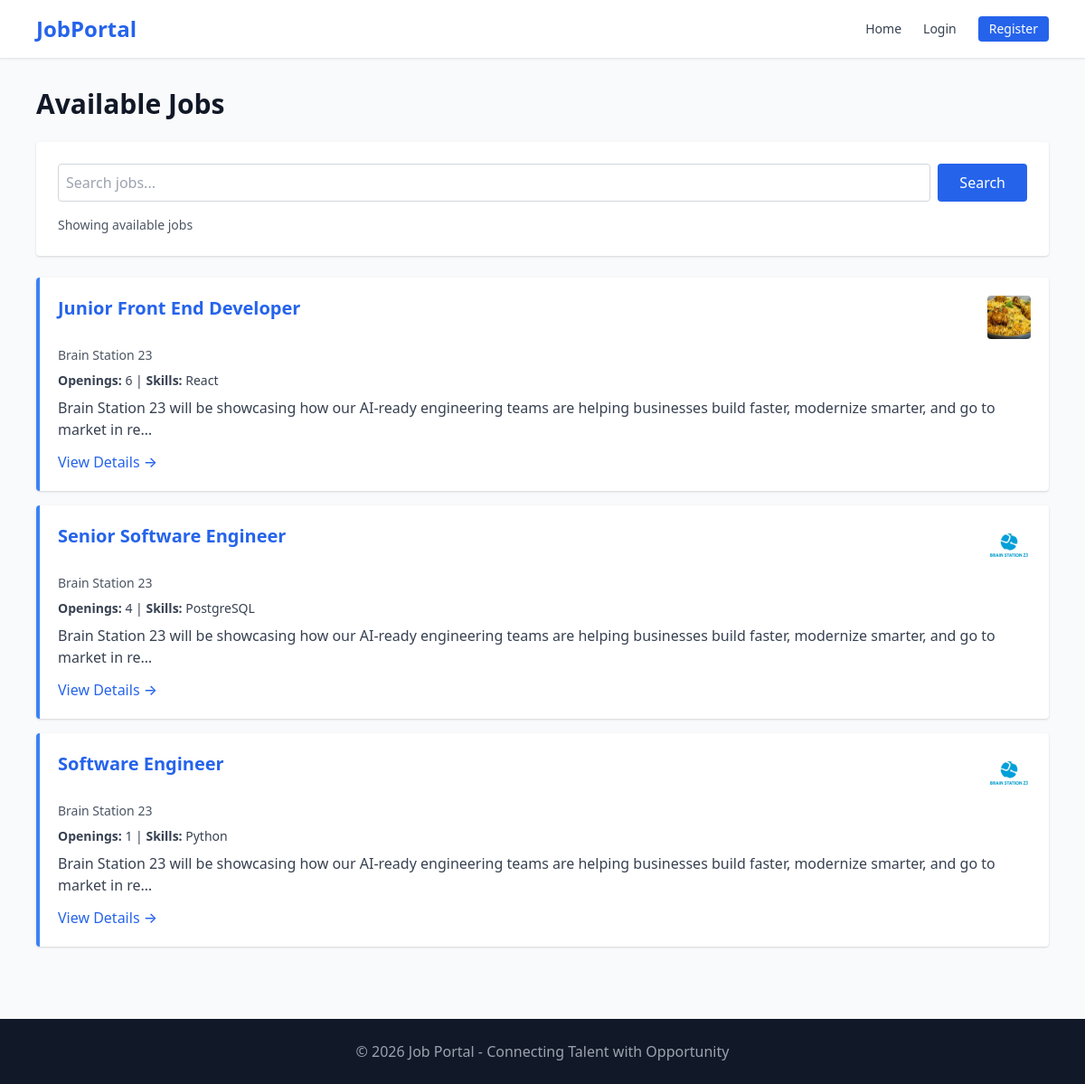
The app's page /jobs/, older data.
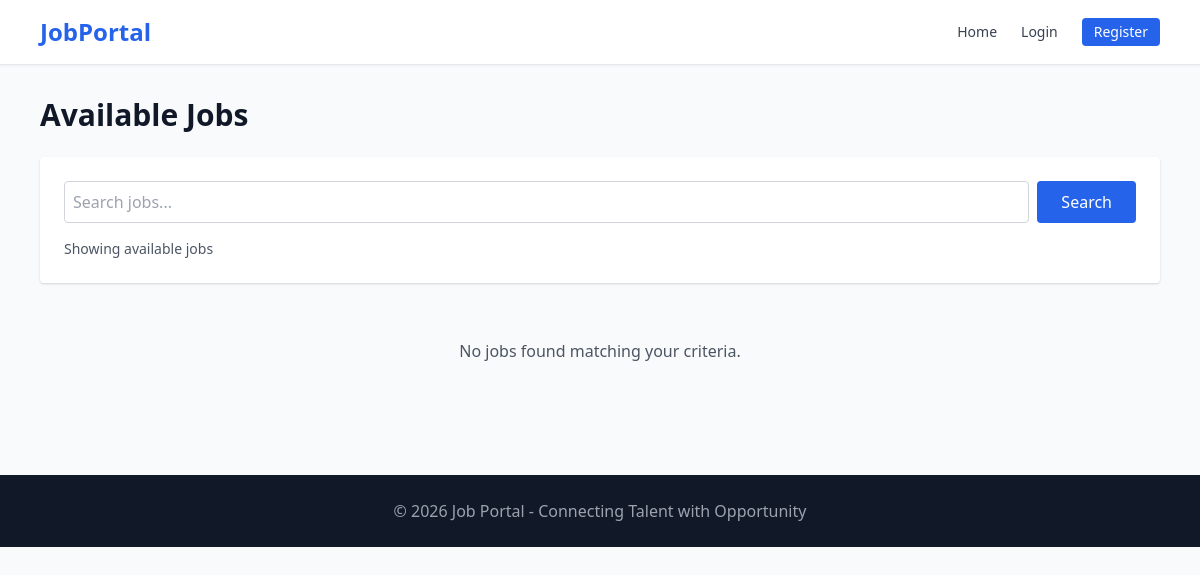
The same page, newer data.
### jobs/models.py (models this page shows)
class Job(models.Model):
    recruiter=models.ForeignKey(User,on_delete=models.CASCADE)
    title=models.CharField(max_length=200)
    description=models.TextField()
    skills=models.TextField()
    openings=models.IntegerField()
    company_logo=models.ImageField(upload_to='company_logos/', null=True, blank=True)
    created_at=models.DateTimeField(auto_now_add=True)
    class Meta:
        ordering=['-created_at']

### accounts/models.py (models this page shows)
class User(AbstractUser):
    USER_TYPE=(('RECRUITER','Recruiter'),('JOBSEEKER','Jobseeker'))
    user_type=models.CharField(max_length=20,choices=USER_TYPE)

class RecruiterProfile(models.Model):
    user=models.OneToOneField(User,on_delete=models.CASCADE)
    company_name=models.CharField(max_length=200)
    company_description=models.TextField()

### jobs/views.py (the view)
# urls.py: path('',views.job_list,name='job_list'),
def job_list(request):
    q=request.GET.get('q','').strip()
    view_type=request.GET.get('view','all')
    jobs=Job.objects.all()
    if q:
        jobs=jobs.filter(title__icontains=q) | jobs.filter(skills__icontains=q) | jobs.filter(description__icontains=q)
    matched_jobs = []
    if view_type == 'matched' and request.user.is_authenticated and request.user.user_type == 'JOBSEEKER':
        try:
            user_skills = request.user.jobseekerprofile.skills.lower().split(',')
            user_skills = set([s.strip() for s in user_skills if s.strip()])
            for job in jobs:
                job_skills = set([s.strip().lower() for s in job.skills.split(',') if s.strip()])
                if user_skills & job_skills:
                    matched_jobs.append(job)
        except:
            matched_jobs = list(jobs)
    else:
        matched_jobs = list(jobs)
    return render(request,'jobs/list.html',{
        'jobs':matched_jobs,
        'query':q,
        'view_type':view_type,
        'show_skill_match': request.user.is_authenticated and request.user.user_type == 'JOBSEEKER'
    })

### templates/jobs/list.html (shortened to what this page needs)
{% extends "base.html" %}
{% block content %}
<div class="flex justify-between items-center mb-6">
  <h1 class="text-3xl font-bold">Available Jobs</h1>
</div>
<div class="bg-white p-6 rounded shadow mb-6">
  <div class="flex gap-4 items-center mb-4">
    <form method="get" class="flex gap-2 flex-1">
      <input type="text" name="q" placeholder="Search jobs..." class="flex-1 border border-gray-300 p-2 rounded focus:outline-none focus:border-blue-500" value="{{ query }}"/>
      <button type="submit" class="bg-blue-600 text-white px-6 py-2 rounded hover:bg-blue-700 font-medium">Search</button>
    </form>
  </div>
  <p class="text-gray-600 font-medium text-sm">
    {% if view_type == 'matched' %}
      Showing skill-matched jobs
    {% else %}
      Showing available jobs
    {% endif %}
  </p>
</div>
<div class="space-y-4">
  {% for job in jobs %}
    <div class="bg-white p-5 rounded shadow hover:shadow-lg transition border-l-4 border-blue-500">
      <div class="flex justify-between items-start mb-2">
        <h2 class="text-xl font-bold text-blue-600">{{ job.title }}</h2>
        {% if job.company_logo %}
          <img src="{{ job.company_logo.url }}" alt="Company Logo" class="h-12 w-12 object-cover rounded">
        {% endif %}
      </div>
      <p class="text-sm text-gray-600 mb-2 font-medium">{{ job.recruiter.recruiterprofile.company_name|default:"Company" }}</p>
      <p class="text-sm text-gray-700 mb-2"><strong>Openings:</strong> {{ job.openings }} | <strong>Skills:</strong> {{ job.skills }}</p>
      <p class="text-gray-700 mb-3">{{ job.description|truncatechars:150 }}</p>
      <a href="{% url 'job_detail' job.id %}" class="text-blue-600 hover:underline font-medium">View Details →</a>
    </div>
  {% empty %}
    <p class="text-center text-gray-600 py-8">No jobs found matching your criteria.</p>
  {% endfor %}
</div>
{% endblock %}

Row changes from the older to the newer data that the page shows:
removed Job: title "Junior Front End Developer", company_logo (picture), recruiter.recruiterprofile.company_name "Brain Station 23", openings "6", skills "React", description "Brain Station 23 will be showcasing how our AI-ready engineering teams are helping businesses build faster, modernize smarter, and go to market in re…"
removed Job: title "Senior Software Engineer", company_logo (picture), recruiter.recruiterprofile.company_name "Brain Station 23", openings "4", skills "PostgreSQL", description "Brain Station 23 will be showcasing how our AI-ready engineering teams are helping businesses build faster, modernize smarter, and go to market in re…"
removed Job: title "Software Engineer", company_logo (picture), recruiter.recruiterprofile.company_name "Brain Station 23", openings "1", skills "Python", description "Brain Station 23 will be showcasing how our AI-ready engineering teams are helping businesses build faster, modernize smarter, and go to market in re…"
Text that changed along with them:
text now shown: "No jobs found matching your criteria."
